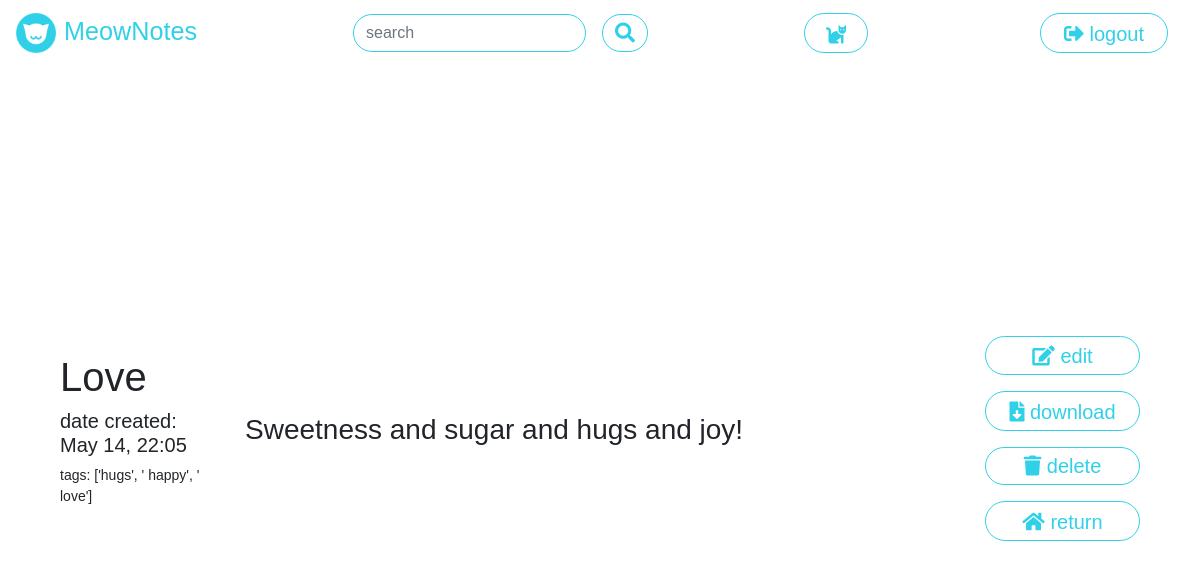
Page /view?id=1 (signed in) on the earlier database version.
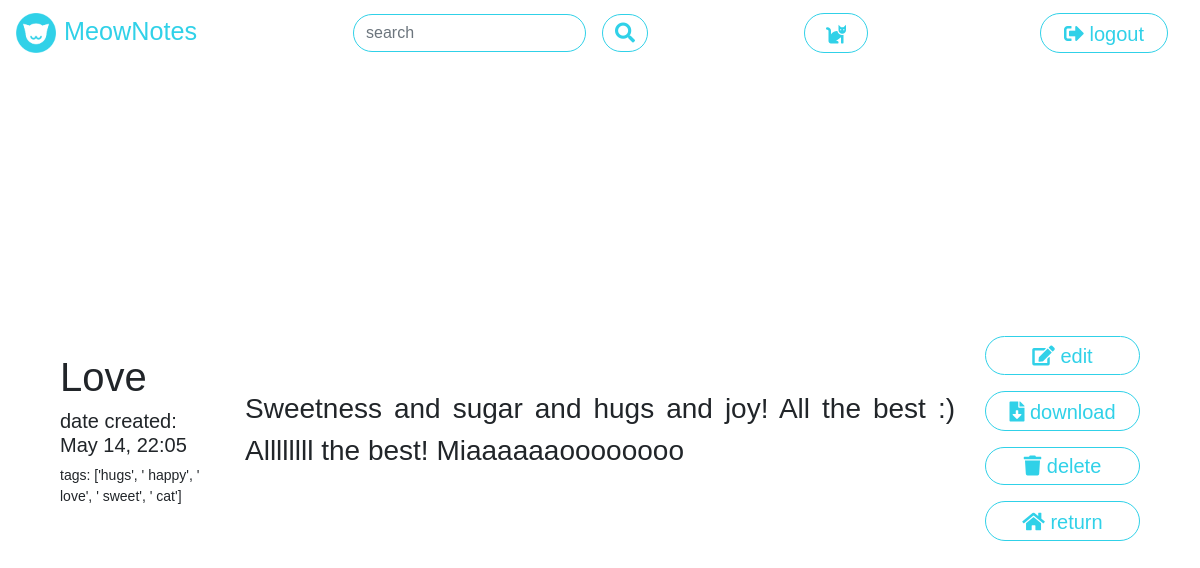
Same page on the later database version.
### tables this page shows
CREATE TABLE "notes" (
 "id" INTEGER UNIQUE,
 "uid" INTEGER NOT NULL,
 "date_created" TEXT NOT NULL,
 "title" TEXT NOT NULL,
 "tags" TEXT,
 "content" BLOB NOT NULL,
 PRIMARY KEY("id")
);

### meownotes/pawprint.py (the view)
@bp.route("/view")
def view():
    if g.uid:
        uid = g.uid
        if request.args.get("id"):
            session["last_note_id"] = request.args.get("id")
        requested_note_id = session.get("last_note_id")
        db_note_results = get_note_by_id(uid, requested_note_id)
        note_data = process_note_results(db_note_results)
        return render_template("view.html", menu_item="logout", data=note_data[0])
    return redirect("/")

### meownotes/dbquery.py (called while the page is built)
def get_db():
    print(current_app.config["DATABASE"])
    if "db" not in g:
        g.db = sqlite3.connect(
            current_app.config["DATABASE"],
            detect_types=sqlite3.PARSE_DECLTYPES
        )
        g.db.row_factory = sqlite3.Row
    return g.db

def execute_select(query):
    db = get_db()
    result = db.execute(query).fetchall()
    if DEBUG:
        print(result)
    return result

def get_user_by_name(username):
    query_input_items = [{"val": username, "cols": ["username"], "type": "exact", "condition": True}]
    query = prepare_query("GET_CONDITIONAL", "users", query_input_items)
    results = execute_select(query)
    return results

def get_id_by_user(username):
    db_res = get_user_by_name(username)
    db_user = parse_user(db_res[0])
    uid = db_user["uid"]
    return uid

def get_note_by_id(uid, note_id):
    query_input_items = [{"val": uid, "cols": ["uid"], "type": "exact", "condition": True},
        {"val": note_id, "cols": ["id"], "type": "exact", "condition": True}]
    query = prepare_query("GET_CONDITIONAL", "notes", query_input_items)
    results = execute_select(query)
    return results

### meownotes/templates/view.html (shortened to what this page needs)
<!DOCTYPE html>
<html lang="en" dir="ltr">
{% extends "meownotes.html" %}
  {% block head %}
  {{ super() }}
  {% endblock %}
  {% block content %}
  <div class="content main">
    <div class="row h-100">
      <div class="col my-auto">
        <div class="note-metadata">
          <h1>{{ data['title'] }}</h1>
          <h5>date created: {{ data['ui_date'] }}</h5>
          <p>tags: {{ data['tags'] }}</p>
        </div>
      </div>
      <div class="col-8 my-auto text-center">
        <div class="note-content">
          <p>{{ data['content'] }}</p>
        </div>
      </div>
      <div class="col-2 my-auto">
        <div class="view-controls">
          <div class="meownotes-button meownotes-link my-auto mb-1 meownotes-go-accent">
            <span class="align-middle">
              <a data-toggle="modal" data-target="#edit"><i class="fas fa-edit"></i> edit</a>
            </span>
          </div>
          <div class="meownotes-button meownotes-link my-auto mb-1">
            <span class="align-middle">
              <a href="{{ url_for('pawprint.download', id=data['note_id']) }}"><i class="fas fa-file-download"></i> download</a>
            </span>
          </div>
          <form method="POST" action="{{ url_for('pawprint.delete') }}" class="mb-1">
            <button class="meownotes-button meownotes-link btn btn-med btn-primary btn-block meownotes-bg-warning"
              type="submit"><i class="fas fa-trash"></i> delete</button>
          </form>
          <div class="meownotes-button meownotes-link my-auto">
            <span class="align-middle">
              <a href="{{ url_for('pawprint.dashboard') }}"><i class="fas fa-home"></i> return</a>
            </span>
          </div>
        </div>
      </div>
    </div>
  </div>
  {% endblock %}

Differences in the rows shown:
changed notes "Love": content "Sweetness and sugar and hugs and joy!" → "Sweetness and sugar and hugs and joy! All the best :) Allllllll the best! Miaaaaaaoooooooo"
Other differences:
{{ data['tags'] }}: "['hugs', ' happy', ' love']" → "['hugs', ' happy', ' love', ' sweet', ' cat']"
